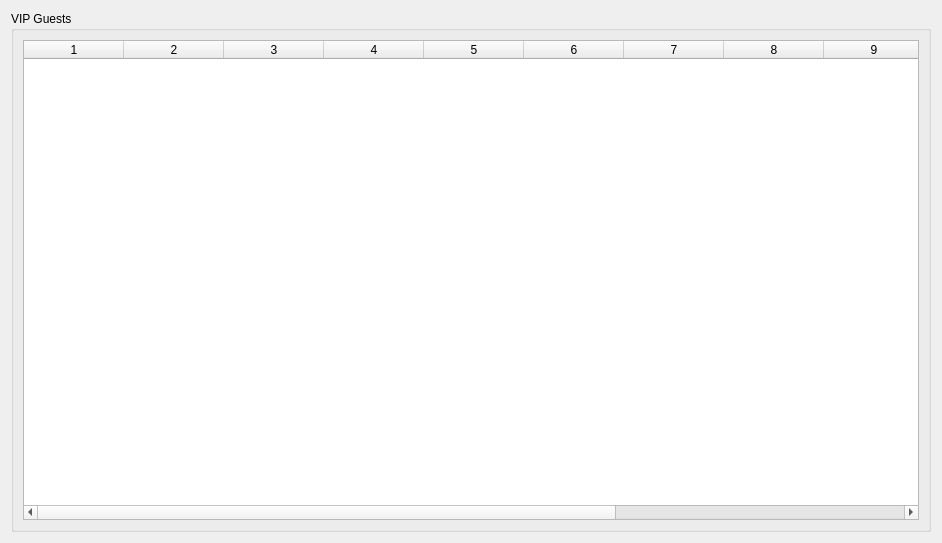
<?xml version="1.0" encoding="UTF-8"?>
<ui version="4.0">
 <class>wgt_vip_list</class>
 <widget class="QWidget" name="wgt_vip_list">
  <property name="geometry">
   <rect>
    <x>0</x>
    <y>0</y>
    <width>942</width>
    <height>543</height>
   </rect>
  </property>
  <property name="windowTitle">
   <string>Form</string>
  </property>
  <layout class="QGridLayout" name="gridLayout">
   <item row="0" column="0">
    <widget class="QGroupBox" name="gb_guest_list">
     <property name="title">
      <string>VIP Guests</string>
     </property>
     <layout class="QHBoxLayout" name="horizontalLayout">
      <item>
       <widget class="QTableWidget" name="tbl_vip_list">
        <property name="sortingEnabled">
         <bool>true</bool>
        </property>
        <property name="columnCount">
         <number>12</number>
        </property>
        <attribute name="horizontalHeaderDefaultSectionSize">
         <number>100</number>
        </attribute>
        <attribute name="verticalHeaderVisible">
         <bool>false</bool>
        </attribute>
        <column/>
        <column/>
        <column/>
        <column/>
        <column/>
        <column/>
        <column/>
        <column/>
        <column/>
        <column/>
        <column/>
        <column/>
       </widget>
      </item>
     </layout>
    </widget>
   </item>
  </layout>
 </widget>
 <resources/>
 <connections/>
</ui>
